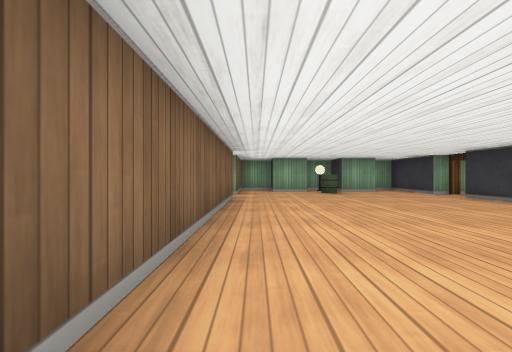
[1] (above)

21 first-person views from a walk through a cub3D level. The camera is about half as high as the walls, looks level and sees 90° across. The floor is counted in squares. Each view is taken from the middle of a square. On the plan, view 1 faces up. The plan holds only what a view shows up to about 9 squares ahead; the rest is blank.

[2]
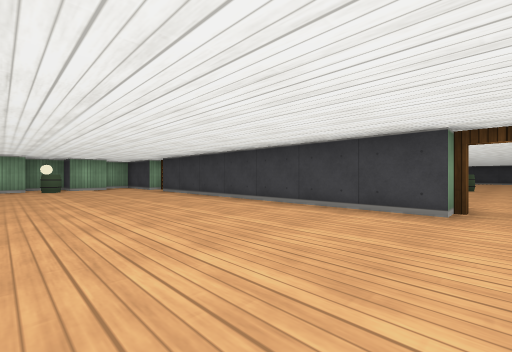

[3]
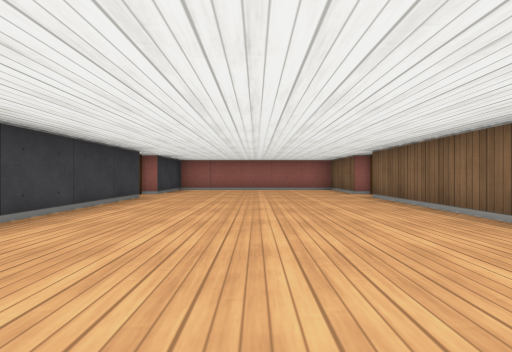

[4]
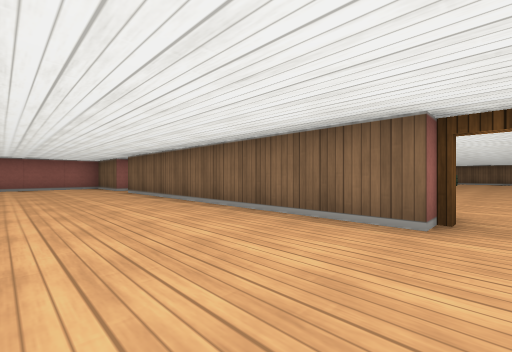

[5]
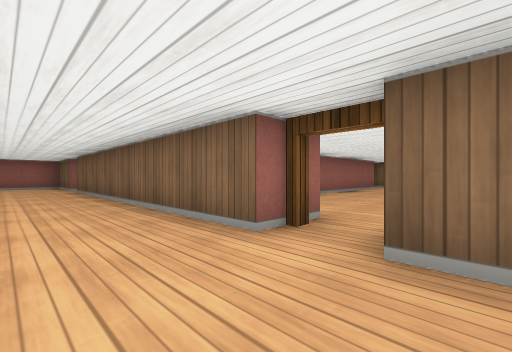

[6]
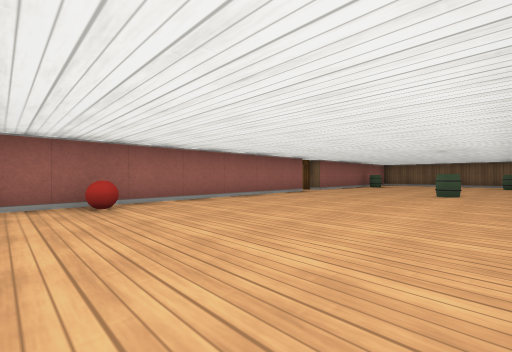

[7]
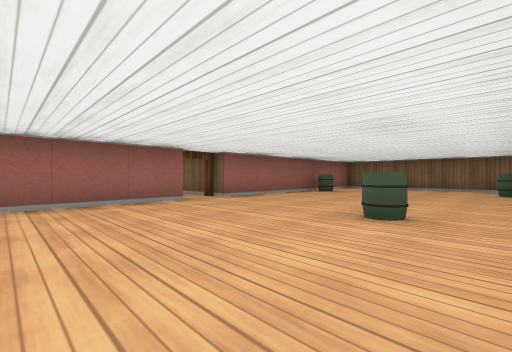

[8]
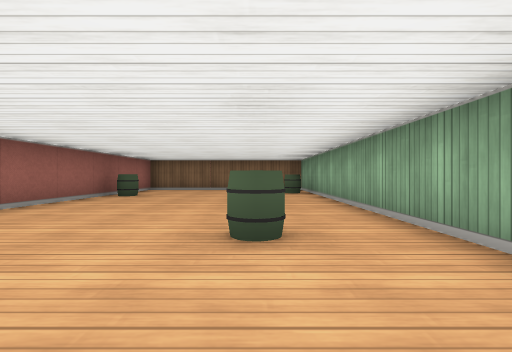

[9]
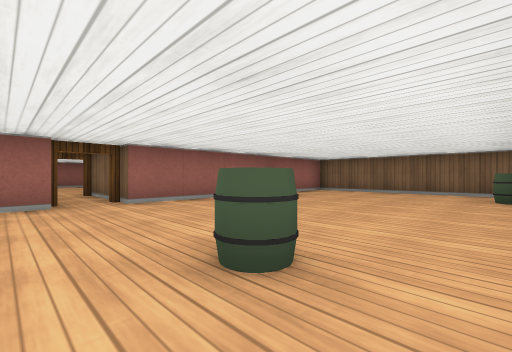

[10]
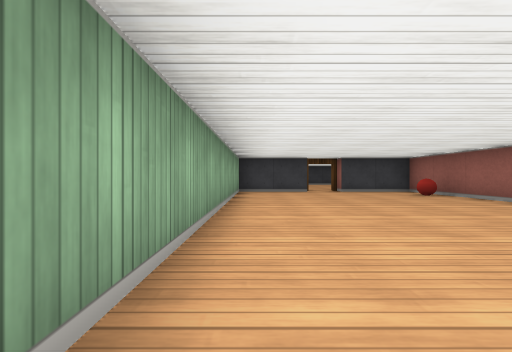

[11]
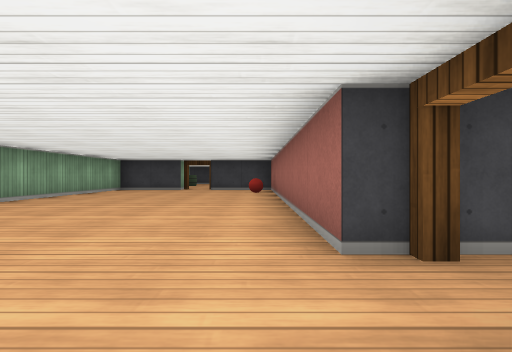

[12]
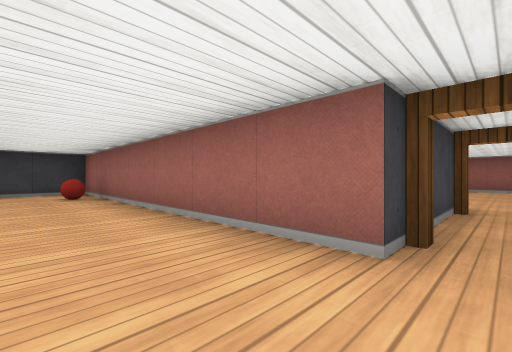

[13]
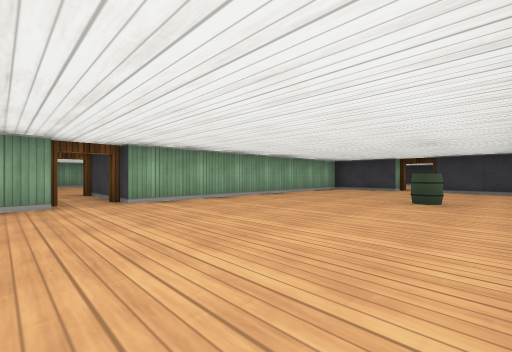

[14]
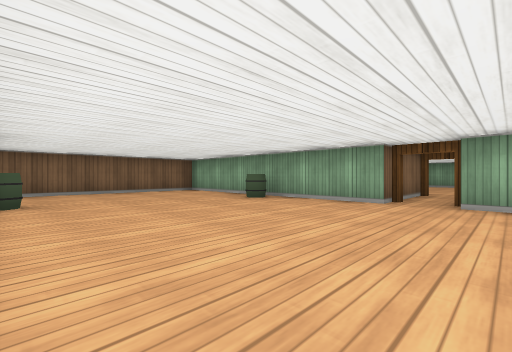

[15]
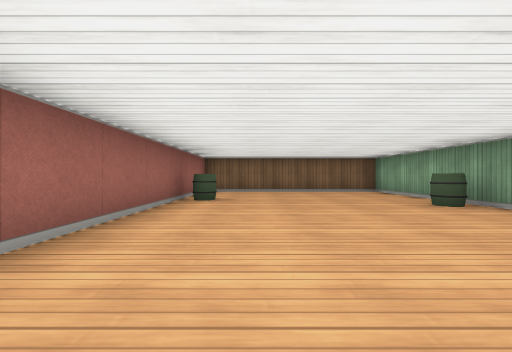

[16]
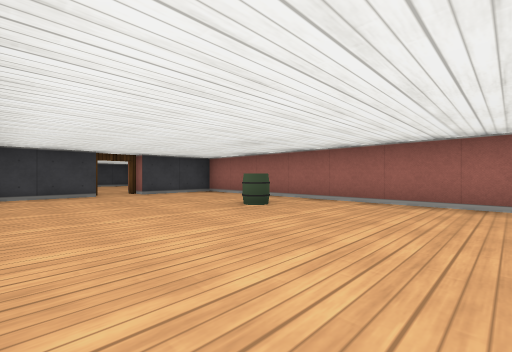

[17]
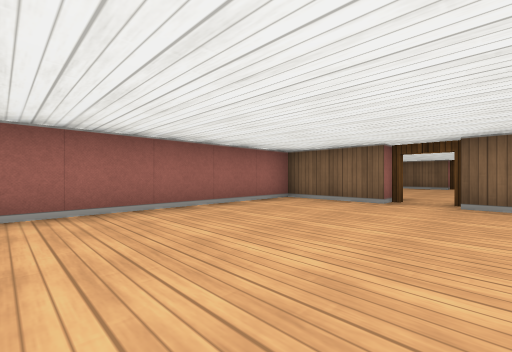

[18]
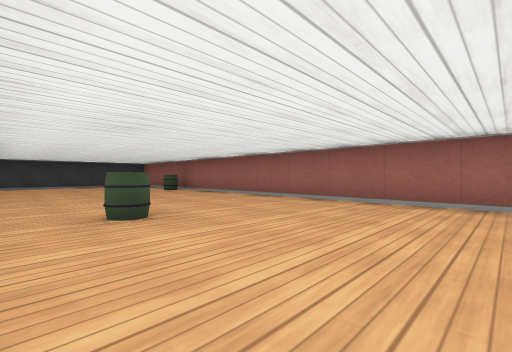

[19]
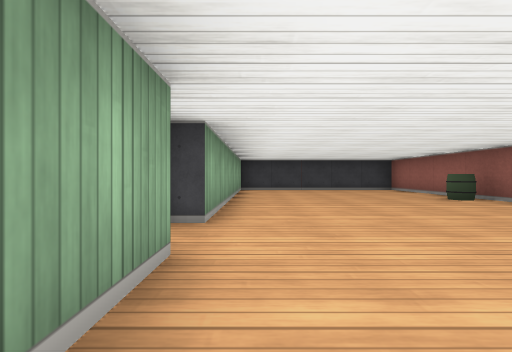

[20]
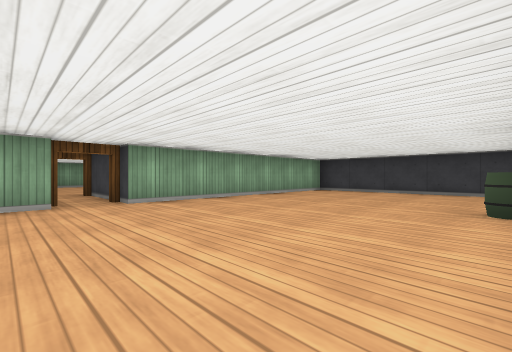

[21]
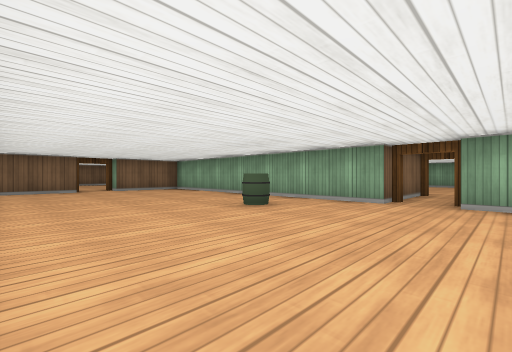

### Floor plan
Ten units are one square. View 1 is at (0, 0); x grows to the right and y downward. Boxes are objects, and circles mark ways between rooms. Rooms are numbered by the first view taken in them; rooms with no view inside come last. Other rooms are left out.
<svg viewBox="-160 -90 360 140">
<path fill="none" stroke="#000" d="M-5 -55 -5 15M45 15 45 -55M-5 25 -5 45 45 45 45 25M45 -65 45 -85 40 -85M15 -75 5 -75M36 -75 25 -75 25 -85 15 -85M5 -79 5 -85 -5 -85M-5 -81 -5 -65M-85 -35 -15 -35 -15 -55M-15 -65 -15 -85 -155 -85 -155 -35 -95 -35M-95 -5 -155 -5 -155 45 -15 45 -15 25M-15 15 -15 -5 -85 -5M125 -5 58 -5M55 25 55 45 195 45 195 -5 135 -5M55 -2 55 15M-95 -35 -95 -5M-85 -5 -85 -35M125 -31 125 -5M135 -5 135 -31"/>
<rect x="15" y="-75" width="10" height="10" fill="#bbb"><title>barrel</title></rect>
<rect x="15" y="-85" width="10" height="10" fill="#bbb"><title>other object</title></rect>
<rect x="-145" y="-85" width="10" height="10" fill="#bbb"><title>barrel</title></rect>
<rect x="-135" y="-45" width="10" height="10" fill="#bbb"><title>barrel</title></rect>
<rect x="-95" y="-75" width="10" height="10" fill="#bbb"><title>barrel</title></rect>
<rect x="-35" y="-45" width="10" height="10" fill="#bbb"><title>ball</title></rect>
<rect x="-135" y="35" width="10" height="10" fill="#bbb"><title>barrel</title></rect>
<rect x="-125" y="-5" width="10" height="10" fill="#bbb"><title>barrel</title></rect>
<rect x="-55" y="25" width="10" height="10" fill="#bbb"><title>barrel</title></rect>
<rect x="105" y="5" width="10" height="10" fill="#bbb"><title>barrel</title></rect>
<rect x="155" y="35" width="10" height="10" fill="#bbb"><title>barrel</title></rect>
<circle cx="-10" cy="-60" r="3" fill="#2a7"/>
<circle cx="-10" cy="20" r="3" fill="#2a7"/>
<circle cx="50" cy="20" r="3" fill="#2a7"/>
<circle cx="-90" cy="-30" r="3" fill="#2a7"/>
<circle cx="-90" cy="-10" r="3" fill="#2a7"/>
<circle cx="130" cy="-10" r="3" fill="#2a7"/>
<text x="20" y="-20">1</text>
<text x="-90" y="-60">2</text>
<text x="-90" y="20">3</text>
<text x="120" y="20">4</text>
<text x="-90" y="-20">5</text>
<text x="130" y="-20">6</text>
</svg>
Room 1 opens to room 2. Room 1 opens to room 3. Room 1 opens to room 4. Room 2 opens to room 5. Room 3 opens to room 5. Room 4 opens to room 6.

Where each view was taken, in squares from view 1:
view 1: 0 up, 0 right, facing up
view 2: 2 down, 1 right, facing up-right
view 3: 4 up, 2 right, facing down
view 4: 6 up, 2 right, facing down-left
view 5: 7 up, 1 right, facing down-left
view 6: 8 up, 2 left, facing down-left
view 7: 8 up, 6 left, facing down-left
view 8: 7 up, 7 left, facing left
view 9: 8 up, 8 left, facing down-left
view 10: 8 up, 9 left, facing right
view 11: 4 up, 10 left, facing right
view 12: 5 up, 9 left, facing down-right
view 13: 4 down, 10 left, facing up-right
view 14: 4 down, 8 left, facing up-left
view 15: 3 down, 8 left, facing left
view 16: 0 up, 8 left, facing down-right
view 17: 1 down, 10 right, facing down-left
view 18: 0 up, 8 right, facing down-right
view 19: 0 up, 11 right, facing right
view 20: 4 down, 12 right, facing up-right
view 21: 4 down, 14 right, facing up-left
